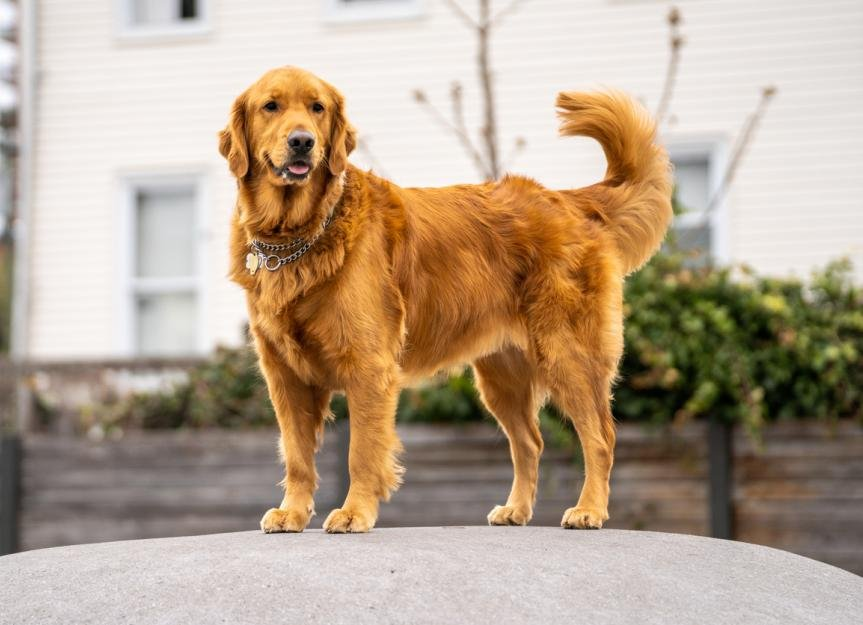
#> input picture Operations_On_Image/image.jpeg, 863 x 625 px
$ python operations.py   (older library calls are emulated)
#> lines starting #> are read from the running program, lines starting #| are printed output that depends on the picture; after the words box and inside, x2 and y2 are one past the last pixel; in counts of white or black regions, pixels touching at a corner belong together
import cv2
import numpy as np
import matplotlib.pyplot as plt

# Load the image
image_path = "image.jpeg"
image = cv2.imread(image_path)
#> image is the input picture: shape (625, 863, 3); mean B, G, R 142.4, 163.2, 182.3

# Convert to Grayscale
gray = cv2.cvtColor(image, cv2.COLOR_BGR2GRAY)

# Resize the Image
resized = cv2.resize(image, (300, 300))

# Rotate the Image (90 degrees clockwise)
rotated = cv2.rotate(image, cv2.ROTATE_90_CLOCKWISE)

# Flip the Image (Horizontally)
flipped = cv2.flip(image, 1)

# Blur the Image
blurred = cv2.GaussianBlur(image, (15, 15), 0)

# Edge Detection using Canny
edges = cv2.Canny(image, 50, 150)
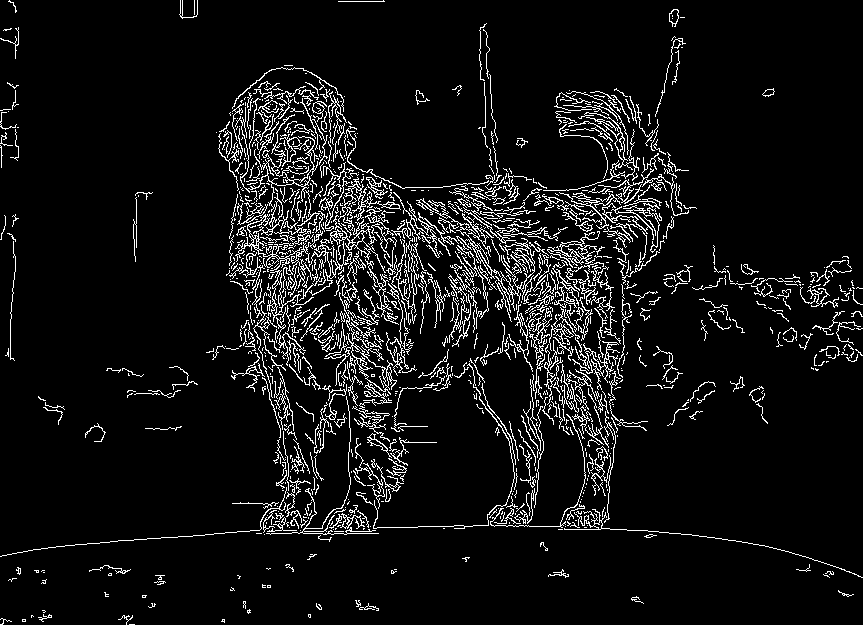
#> edges: shape (625, 863); 7.2% white in thin lines or dots

# Thresholding (Binary)
_, thresholded = cv2.threshold(gray, 127, 255, cv2.THRESH_BINARY)
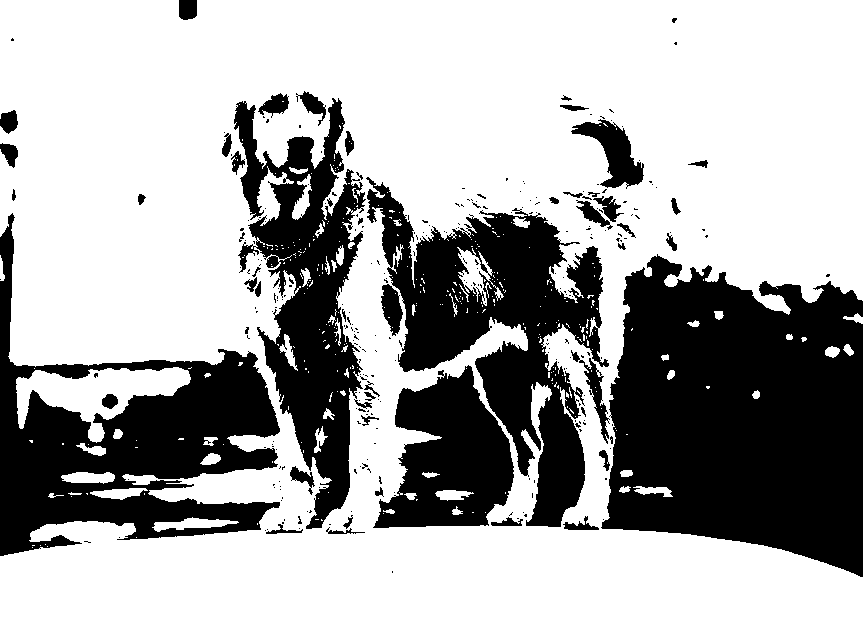
#> thresholded: shape (625, 863); 66.5% white; 295 black regions (243 under 20 px), largest, box (x1, y1, x2, y2) and area: (601, 254, 863, 577) 63669, (0, 213, 280, 556) 35874, (366, 177, 609, 527) 32591

# Adaptive Thresholding
adaptive_thresh = cv2.adaptiveThreshold(gray, 255, cv2.ADAPTIVE_THRESH_GAUSSIAN_C, cv2.THRESH_BINARY, 11, 2)
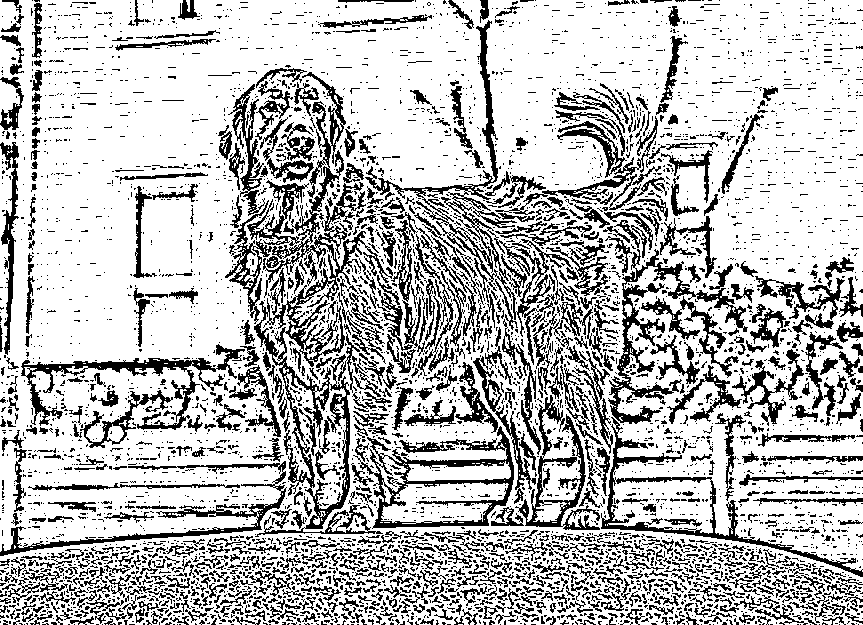
#> adaptive_thresh: shape (625, 863); 74% white; 5026 black regions (4149 under 20 px), largest, box (x1, y1, x2, y2) and area: (254, 72, 393, 537) 11225, (365, 20, 573, 369) 5289, (353, 426, 514, 529) 3900

# Dilation
kernel = np.ones((5, 5), np.uint8)
dilated = cv2.dilate(edges, kernel, iterations=1)
#> dilated: shape (625, 863); 27.9% white; 59 white regions, largest, box (x1, y1, x2, y2) and area: (0, 21, 863, 580) 128870, (661, 243, 863, 373) 7578, (0, 80, 21, 170) 1011

# Erosion
eroded = cv2.erode(edges, kernel, iterations=1)
#> eroded: shape (625, 863); every value is 0

# Morphological Gradient
gradient = cv2.morphologyEx(edges, cv2.MORPH_GRADIENT, kernel)

# Sobel Edge Detection (X & Y)
sobelx = cv2.Sobel(gray, cv2.CV_64F, 1, 0, ksize=5)
sobely = cv2.Sobel(gray, cv2.CV_64F, 0, 1, ksize=5)
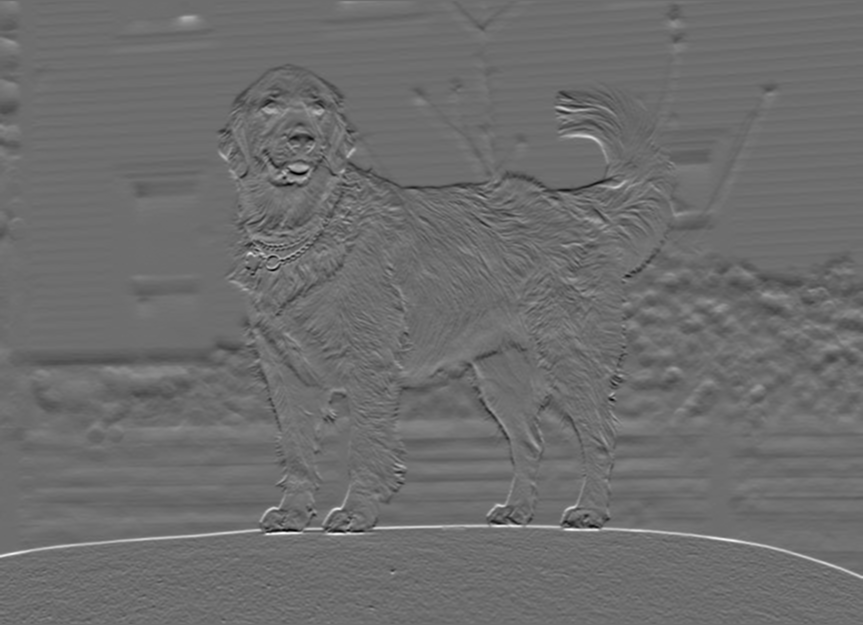
#> sobely: shape (625, 863) float64; min -6046, max 8033, mean -2.3; drawn with min black and max white

# Laplacian Edge Detection
laplacian = cv2.Laplacian(gray, cv2.CV_64F)
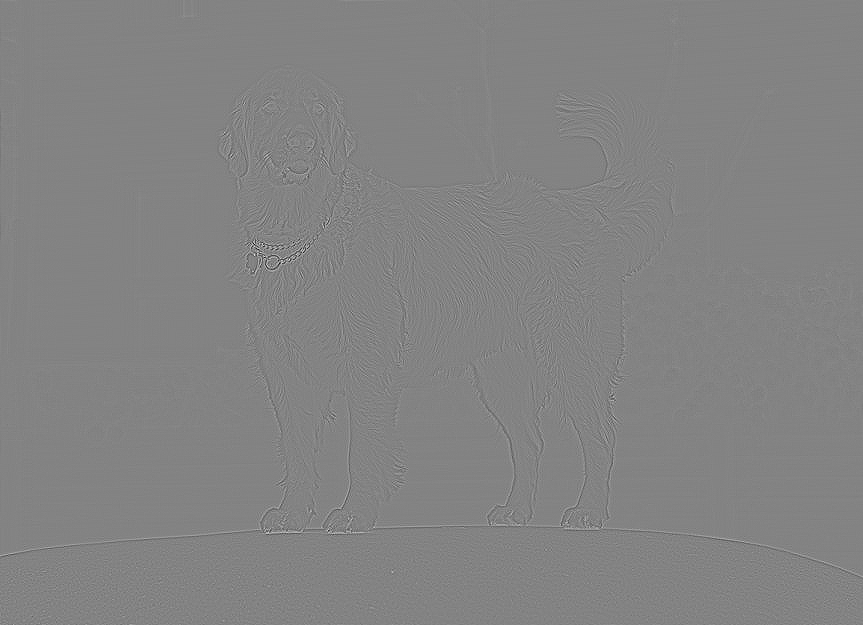
#> laplacian: shape (625, 863) float64; min -363, max 342, mean 0; drawn with min black and max white

# Convert to HSV Color Space
hsv = cv2.cvtColor(image, cv2.COLOR_BGR2HSV)
#> hsv: shape (625, 863, 3); mean H, S, V 21.6, 69.2, 182.9

# Convert to LAB Color Space
lab = cv2.cvtColor(image, cv2.COLOR_BGR2LAB)
#> lab: shape (625, 863, 3); mean of channels 0, 1, 2 172.5, 133.1, 142.1

# Histogram Equalization
equalized = cv2.equalizeHist(gray)
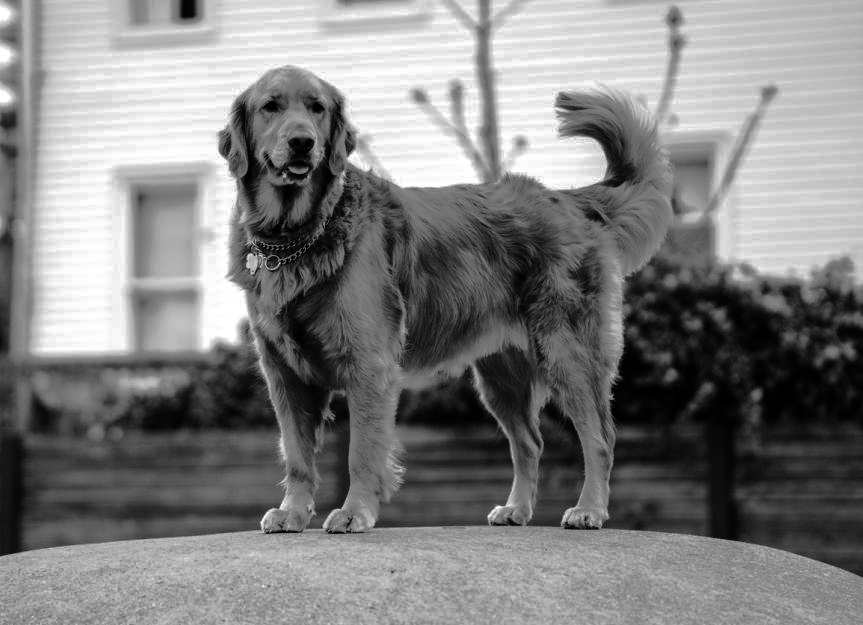
#> equalized: shape (625, 863); min 0, max 255, mean 128.4

# Draw a Rectangle
rectangle = image.copy()
cv2.rectangle(rectangle, (50, 50), (250, 250), (0, 255, 0), 3)
#> rectangle: shape (625, 863, 3); 0.74% of pixels changed, all inside (x1, y1, x2, y2) = (48, 48, 253, 253)

# Draw a Circle
circle = image.copy()
cv2.circle(circle, (150, 150), 50, (255, 0, 0), -1)
#> circle: shape (625, 863, 3); 1.45% of pixels changed, all inside (x1, y1, x2, y2) = (100, 100, 201, 201)

# Draw a Line
line = image.copy()
cv2.line(line, (50, 50), (250, 250), (0, 0, 255), 3)


# Prepare images for display
images = [gray, resized, rotated, flipped, blurred, edges, thresholded, adaptive_thresh, dilated, eroded,
          gradient, sobelx, sobely, laplacian, hsv, lab, equalized, rectangle, circle, line]

titles = ["Grayscale", "Resized", "Rotated", "Flipped", "Blurred", "Edges", "Thresholded", "Adaptive Thresh",
          "Dilated", "Eroded", "Gradient", "Sobel X", "Sobel Y", "Laplacian", "HSV", "LAB", "Equalized",
          "Rectangle", "Circle", "Line"]

# Plot images
fig, axes = plt.subplots(5, 4, figsize=(15, 15))
axes = axes.ravel()

for i in range(20):
    if len(images[i].shape) == 2:  # Grayscale images
        axes[i].imshow(images[i], cmap='gray')
    else:  # Color images
        axes[i].imshow(cv2.cvtColor(images[i], cv2.COLOR_BGR2RGB))
    axes[i].set_title(titles[i])
    axes[i].axis("off")

plt.tight_layout()
plt.show()
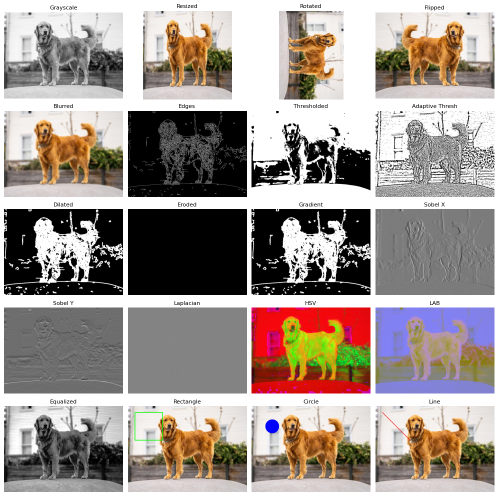
#> figure drawn by matplotlib, 20 panels
